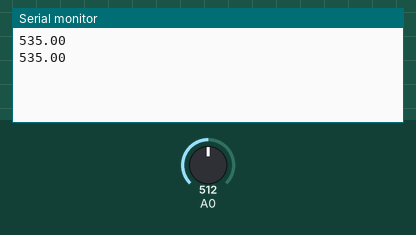
A sketch run on a simulated Arduino Uno, built with avr-gcc and run on an emulated ATmega328P. On the bench: the last lines printed to the serial monitor. The test bench sets the inputs (shaded band); at power-on: A0 = 512.

Above: at 1.8 s.
1.9 s: A0 set to 716
At 2.6 s:
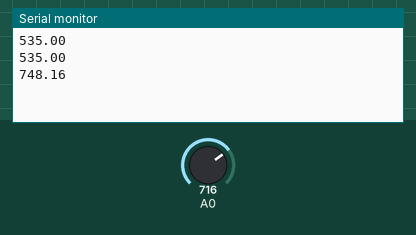
3.4 s: A0 set to 900
At 4.8 s:
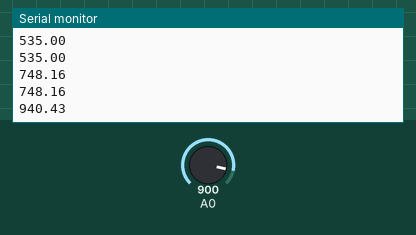
Timing chart, 0 to 6.4 s (numbered marks = the images above; inputs shaded):
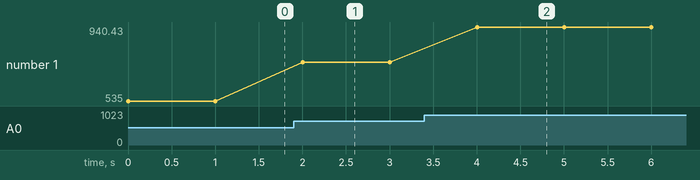

Measured:
- after the input at 1.9 s, the serial monitor: prints a new line after 0.10 s (image 1)
- after the input at 3.4 s, the serial monitor: prints a new line after 0.60 s (image 2)
- plotted number 1: 535 → 748.16 after the input at 1.9 s, 748.16 → 940.43 after the input at 3.4 s

The sketch:

Esp8266_Test006.ino
```cpp
//照度センサー読み取りプログラム

void setup(){
    pinMode(A0,INPUT);
    Serial.begin(9600);
}

void loop(){
    double v = analogRead(A0)/1024.0;
    double x = (321.0/0.3)*v;
    Serial.println(x);
    delay(1000);
}

/*結果
 * 647.85
649.94
649.94
647.85
646.81
647.85
59.56
37.62
59.56
644.72
641.58
113.90
55.38
54.34
160.92
628.00
57.47
64.79
64.79
58.52
642.63
642.63
649.94
568.44
637.40
130.62
103.45
*/
```
